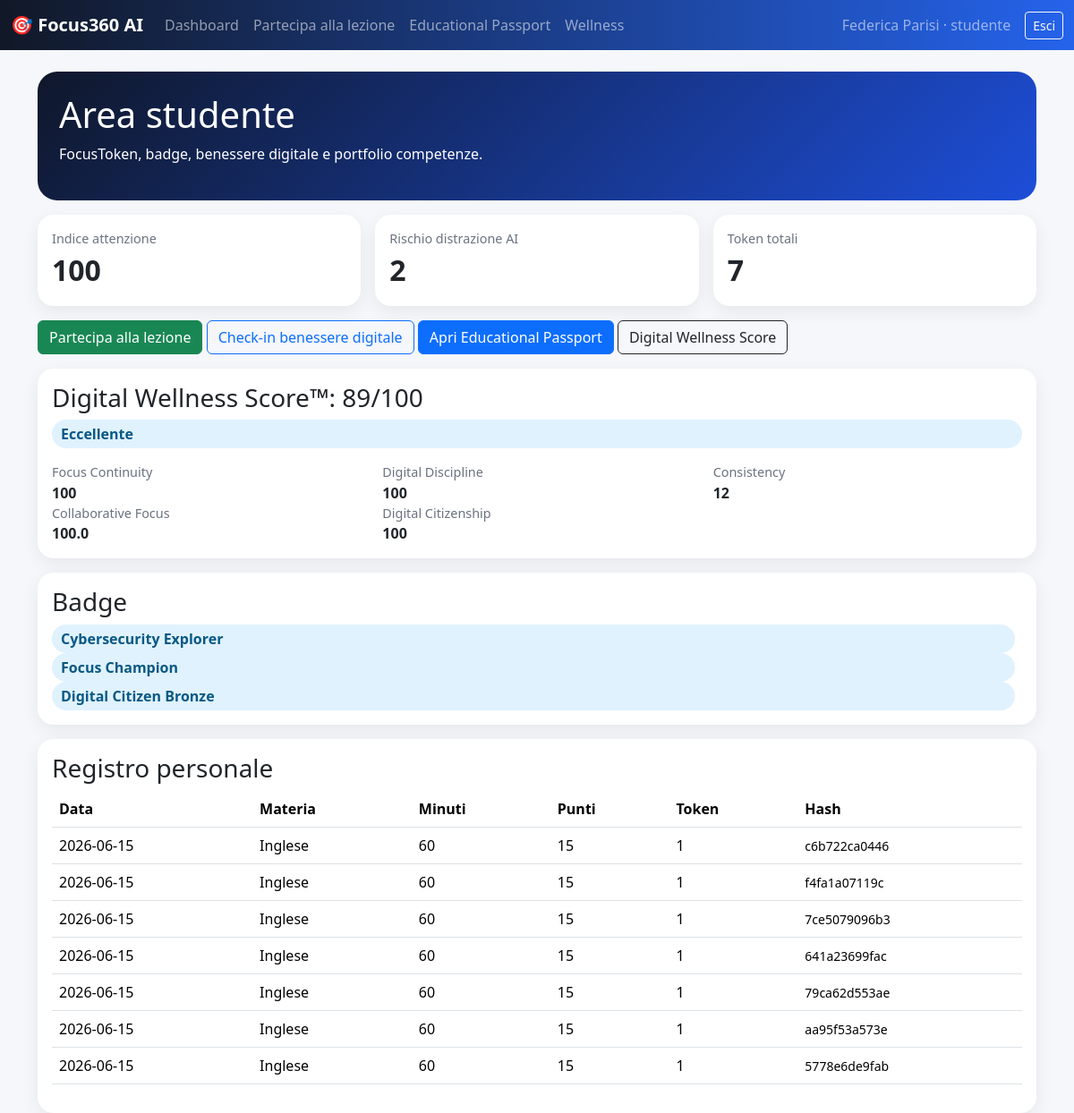
The app's page /studente (signed in) with its own data.
### app.py (models this page shows)
class User(db.Model):
    id = db.Column(db.Integer, primary_key=True)
    school_id = db.Column(db.Integer, db.ForeignKey('school.id'), nullable=True)
    parent_student_id = db.Column(db.Integer, nullable=True)
    role = db.Column(db.String(20), nullable=False)
    surname = db.Column(db.String(80))
    name = db.Column(db.String(80))
    email = db.Column(db.String(120), unique=True, nullable=False)
    phone = db.Column(db.String(60))
    password_hash = db.Column(db.String(255), nullable=False)
    discipline = db.Column(db.String(120))
    class_name = db.Column(db.String(60))
    birthdate = db.Column(db.String(20))
    active = db.Column(db.Boolean, default=True)
    temporary_password = db.Column(db.String(80))  # solo prototipo/demo: in produzione mostrarla una sola volta e poi cancellarla
    must_change_password = db.Column(db.Boolean, default=True)
    school = db.relationship('School', backref='users')

class Badge(db.Model):
    id = db.Column(db.Integer, primary_key=True)
    school_id = db.Column(db.Integer, db.ForeignKey('school.id'))
    user_id = db.Column(db.Integer, db.ForeignKey('user.id'), nullable=True)
    class_name = db.Column(db.String(60))
    name = db.Column(db.String(120))
    description = db.Column(db.Text)
    nft_hash = db.Column(db.String(128))
    created_at = db.Column(db.DateTime, default=datetime.utcnow)

class FocusRecord(db.Model):
    id = db.Column(db.Integer, primary_key=True)
    lesson_id = db.Column(db.Integer, db.ForeignKey('lesson.id'))
    student_id = db.Column(db.Integer, db.ForeignKey('user.id'))
    minutes_focus = db.Column(db.Integer, default=0)
    focus_active = db.Column(db.Boolean, default=True)
    violations = db.Column(db.Integer, default=0)
    opened_social = db.Column(db.Integer, default=0)
    exited_app = db.Column(db.Integer, default=0)
    screen_minutes = db.Column(db.Integer, default=0)
    points = db.Column(db.Integer, default=0)
    tokens = db.Column(db.Integer, default=0)
    created_at = db.Column(db.DateTime, default=datetime.utcnow)
    blockchain_hash = db.Column(db.String(128))
    lesson = db.relationship('Lesson', backref='records')
    student = db.relationship('User')

class Lesson(db.Model):
    id = db.Column(db.Integer, primary_key=True)
    school_id = db.Column(db.Integer, db.ForeignKey('school.id'))
    teacher_id = db.Column(db.Integer, db.ForeignKey('user.id'))
    class_name = db.Column(db.String(60), nullable=False)
    subject = db.Column(db.String(120), nullable=False)
    started_at = db.Column(db.DateTime, default=datetime.utcnow)
    duration_minutes = db.Column(db.Integer, default=60)
    qr_token_hash = db.Column(db.String(128), nullable=False)
    qr_expires_at = db.Column(db.DateTime, nullable=False)
    status = db.Column(db.String(20), default='attiva')

### app.py (the view)
@app.route('/studente')
@login_required('studente')
def dashboard_studente():
    me=current_user(); records=FocusRecord.query.filter_by(student_id=me.id).order_by(FocusRecord.id.desc()).all(); badges=Badge.query.filter_by(user_id=me.id).all()
    risk=focus_risk_score(records); att_index=attention_index(records); surveys=WellbeingSurvey.query.filter_by(student_id=me.id).order_by(WellbeingSurvey.id.desc()).limit(3).all(); passport=educational_passport(me)
    return render_template('studente.html', records=records, badges=badges, risk=risk, att_index=att_index, surveys=surveys, passport=passport, wellness=passport['wellness'])

### app.py (called while the page is built)
def current_user():
    uid = session.get('uid')
    return User.query.get(uid) if uid else None

@app.context_processor
def inject_user():
    return {'me': current_user(), 'plans': PLANS, 'APP_NAME': APP_NAME, 'plan_enabled': plan_enabled if 'plan_enabled' in globals() else None, 'today': date.today()}

def login_required(role=None):
    def deco(fn):
        @wraps(fn)
        def wrapper(*args, **kwargs):
            me=current_user()
            if not me: return redirect(url_for('login'))
            allowed = [role] if isinstance(role,str) else role
            if allowed and me.role not in allowed:
                flash('Accesso non autorizzato','danger'); return redirect(url_for('index'))
            return fn(*args, **kwargs)
        return wrapper
    return deco

def sha(data): return hashlib.sha256(data.encode()).hexdigest()

def focus_risk_score(records):
    if not records:
        return 0
    n=len(records)
    violations=sum(r.violations for r in records)
    screen=sum(r.screen_minutes for r in records)
    minutes=sum(r.minutes_focus for r in records)
    expected=sum(r.lesson.duration_minutes for r in records if r.lesson) or 1
    focus_ratio=minutes/expected
    raw=(violations*18)+(screen/max(1,n)*0.8)+((1-focus_ratio)*60)
    return int(max(0,min(100,raw)))

def attention_index(records):
    if not records: return 0
    good=sum(1 for r in records if r.focus_active)
    avg_points=sum(r.points for r in records)/max(1,len(records))
    return round(max(0,min(100,(good/len(records))*75 + max(0,avg_points)*2)),1)

### templates/studente.html
{% extends 'base.html' %}{% block content %}<div class="hero p-4 mb-3"><h1>Area studente</h1><p>FocusToken, badge, benessere digitale e portfolio competenze.</p></div><div class="row g-3 mb-3"><div class="col-md-4"><div class="card p-3"><div class="small-muted">Indice attenzione</div><div class="kpi">{{att_index}}</div></div></div><div class="col-md-4"><div class="card p-3"><div class="small-muted">Rischio distrazione AI</div><div class="kpi">{{risk}}</div></div></div><div class="col-md-4"><div class="card p-3"><div class="small-muted">Token totali</div><div class="kpi">{{records|sum(attribute='tokens')}}</div></div></div></div><p><a class="btn btn-success" href="/join-lesson">Partecipa alla lezione</a> <a class="btn btn-outline-primary" href="/wellbeing">Check-in benessere digitale</a> <a class="btn btn-primary" href="/passport">Apri Educational Passport</a> <a class="btn btn-outline-dark" href="/wellness-score">Digital Wellness Score</a></p><div class="card p-3 mb-3"><h3>Digital Wellness Score™: {{wellness.score}}/100</h3><span class="brand-badge">{{wellness.level}}</span><div class="row mt-3">{% for k,v in wellness.components.items() %}<div class="col-md-4"><div class="small-muted">{{k.replace('_',' ')|title}}</div><b>{{v}}</b></div>{% endfor %}</div></div><div class="card p-3 mb-3"><h3>Badge</h3>{% for b in badges %}<span class="brand-badge me-2">{{b.name}}</span>{% else %}<p class="small-muted">Nessun badge ancora.</p>{% endfor %}</div><div class="card p-3"><h3>Registro personale</h3><table class="table"><tr><th>Data</th><th>Materia</th><th>Minuti</th><th>Punti</th><th>Token</th><th>Hash</th></tr>{% for r in records %}<tr><td>{{r.created_at.date()}}</td><td>{{r.lesson.subject}}</td><td>{{r.minutes_focus}}</td><td>{{r.points}}</td><td>{{r.tokens}}</td><td><small>{{r.blockchain_hash[:12] if r.blockchain_hash}}</small></td></tr>{% endfor %}</table></div>{% endblock %}

### templates/base.html (shortened to what this page needs)
<!doctype html><html lang="it"><head><meta charset="utf-8"><meta name="viewport" content="width=device-width, initial-scale=1"><title>{{ APP_NAME }}</title>
<link href="https://cdn.jsdelivr.net/npm/bootstrap@5.3.3/dist/css/bootstrap.min.css" rel="stylesheet"><script src="https://cdn.jsdelivr.net/npm/chart.js"></script>
</head>
<body><nav class="navbar navbar-expand-lg navbar-dark mb-4"><div class="container-fluid"><a class="navbar-brand fw-bold" href="/">🎯 {{ APP_NAME }}</a><div id="n" class="collapse navbar-collapse"><ul class="navbar-nav me-auto">{% if me %}<li class="nav-item"><a class="nav-link" href="/">Dashboard</a></li>{% if me.role == 'studente' %}<li class="nav-item"><a class="nav-link" href="/join-lesson">Partecipa alla lezione</a></li>{% endif %}{% if me.role in ['studente','genitore'] %}<li class="nav-item"><a class="nav-link" href="/passport">Educational Passport</a></li><li class="nav-item"><a class="nav-link" href="/wellness-score">Wellness</a></li>{% endif %}{% endif %}</ul>{% if me %}<span class="navbar-text me-3">{{ me.name }} {{ me.surname }} · {{ me.role }}</span><a class="btn btn-outline-light btn-sm" href="/logout">Esci</a>{% endif %}</div></div></nav>
<div class="container">{% block content %}{% endblock %}</div>
</body></html>

### templates/base.html (style rules this page uses)
body { background:#f5f7fb }
.navbar { background:linear-gradient(90deg,#111827,#2563eb) }
.card { border:0;border-radius:18px;box-shadow:0 6px 20px #0001 }
.brand-badge { background:#e0f2fe;color:#075985;border-radius:999px;padding:4px 10px;font-weight:700 }
.kpi { font-size:2rem;font-weight:800 }
.small-muted { font-size:.9rem;color:#6b7280 }
.hero { background:linear-gradient(135deg,#0f172a,#1d4ed8);color:white;border-radius:22px }
.table { background:white }

### records on screen
User: name "Federica", surname "Parisi", role "studente"
Badge: name "Cybersecurity Explorer"
Badge: name "Focus Champion"
Badge: name "Digital Citizen Bronze"
FocusRecord: created_at "2026-06-15", lesson.subject "Inglese", minutes_focus "60", points "15", tokens "1", blockchain_hash "c6b722ca0446"
FocusRecord: created_at "2026-06-15", lesson.subject "Inglese", minutes_focus "60", points "15", tokens "1", blockchain_hash "f4fa1a07119c"
FocusRecord: created_at "2026-06-15", lesson.subject "Inglese", minutes_focus "60", points "15", tokens "1", blockchain_hash "7ce5079096b3"
FocusRecord: created_at "2026-06-15", lesson.subject "Inglese", minutes_focus "60", points "15", tokens "1", blockchain_hash "641a23699fac"
FocusRecord: created_at "2026-06-15", lesson.subject "Inglese", minutes_focus "60", points "15", tokens "1", blockchain_hash "79ca62d553ae"
FocusRecord: created_at "2026-06-15", lesson.subject "Inglese", minutes_focus "60", points "15", tokens "1", blockchain_hash "aa95f53a573e"
FocusRecord: created_at "2026-06-15", lesson.subject "Inglese", minutes_focus "60", points "15", tokens "1", blockchain_hash "5778e6de9fab"

### other values on screen
{{ APP_NAME }} "Focus360 AI"
{{ att_index }} "100"
{{ risk }} "2"
{{ records|sum(attribute='tokens') }} "7"
{{ wellness.score }} "89"
{{ wellness.level }} "Eccellente"
{{ k.replace('_',' ')|title }} "Focus Continuity" "Digital Discipline" "Consistency" "Collaborative Focus" "Digital Citizenship"
{{ v }} "100" "100" "12" "100.0" "100"
